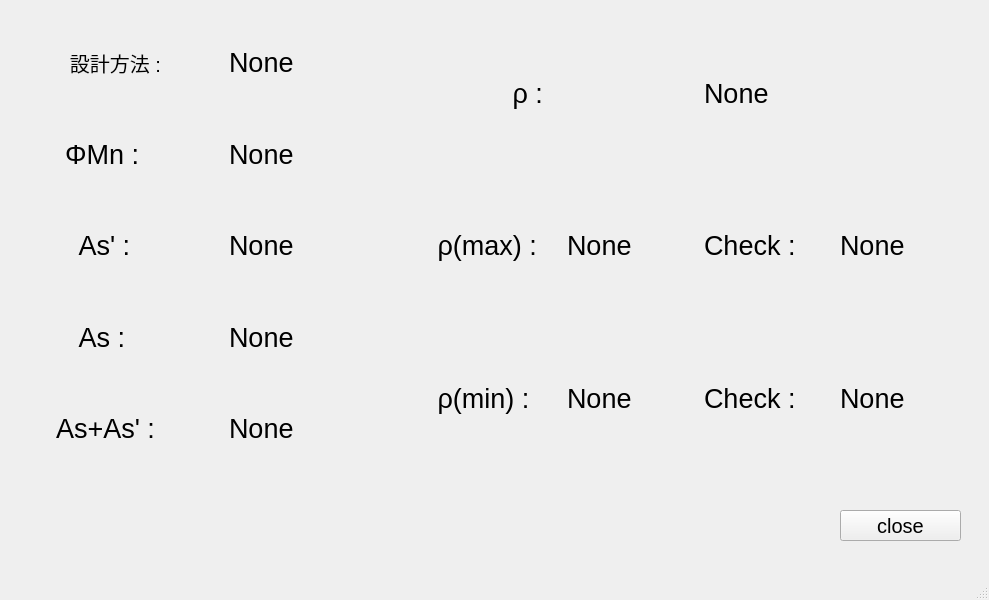
<?xml version="1.0" encoding="UTF-8"?>
<ui version="4.0">
 <class>MainWindow</class>
 <widget class="QMainWindow" name="MainWindow">
  <property name="geometry">
   <rect>
    <x>0</x>
    <y>0</y>
    <width>989</width>
    <height>600</height>
   </rect>
  </property>
  <property name="windowTitle">
   <string>MainWindow</string>
  </property>
  <widget class="QWidget" name="centralwidget">
   <widget class="QWidget" name="gridLayoutWidget">
    <property name="geometry">
     <rect>
      <x>20</x>
      <y>20</y>
      <width>411</width>
      <height>451</height>
     </rect>
    </property>
    <layout class="QGridLayout" name="gridLayout">
     <item row="3" column="0">
      <layout class="QVBoxLayout" name="verticalLayout_4">
       <item>
        <widget class="QLabel" name="label_7">
         <property name="font">
          <font>
           <pointsize>20</pointsize>
          </font>
         </property>
         <property name="text">
          <string>        As :</string>
         </property>
        </widget>
       </item>
      </layout>
     </item>
     <item row="0" column="0">
      <layout class="QGridLayout" name="gridLayout_2">
       <item row="0" column="0">
        <widget class="QLabel" name="label">
         <property name="font">
          <font>
           <pointsize>15</pointsize>
          </font>
         </property>
         <property name="text">
          <string>         設計方法 :</string>
         </property>
         <property name="margin">
          <number>-1</number>
         </property>
        </widget>
       </item>
      </layout>
     </item>
     <item row="2" column="0">
      <layout class="QGridLayout" name="gridLayout_5">
       <item row="0" column="0">
        <widget class="QLabel" name="label_3">
         <property name="font">
          <font>
           <pointsize>20</pointsize>
          </font>
         </property>
         <property name="text">
          <string>        As' :</string>
         </property>
        </widget>
       </item>
      </layout>
     </item>
     <item row="1" column="0">
      <layout class="QGridLayout" name="gridLayout_4">
       <item row="0" column="0">
        <widget class="QLabel" name="label_2">
         <property name="font">
          <font>
           <pointsize>20</pointsize>
          </font>
         </property>
         <property name="text">
          <string>      ΦMn :</string>
         </property>
        </widget>
       </item>
      </layout>
     </item>
     <item row="0" column="1">
      <layout class="QVBoxLayout" name="verticalLayout">
       <item>
        <widget class="QLabel" name="Design_way">
         <property name="font">
          <font>
           <pointsize>20</pointsize>
          </font>
         </property>
         <property name="text">
          <string>None</string>
         </property>
        </widget>
       </item>
      </layout>
     </item>
     <item row="1" column="1">
      <layout class="QVBoxLayout" name="verticalLayout_2">
       <item>
        <widget class="QLabel" name="Mn">
         <property name="font">
          <font>
           <pointsize>20</pointsize>
          </font>
         </property>
         <property name="text">
          <string>None</string>
         </property>
        </widget>
       </item>
      </layout>
     </item>
     <item row="2" column="1">
      <layout class="QVBoxLayout" name="verticalLayout_3">
       <item>
        <widget class="QLabel" name="As1">
         <property name="font">
          <font>
           <pointsize>20</pointsize>
          </font>
         </property>
         <property name="text">
          <string>None</string>
         </property>
        </widget>
       </item>
      </layout>
     </item>
     <item row="4" column="0">
      <layout class="QVBoxLayout" name="verticalLayout_5">
       <item>
        <widget class="QLabel" name="label_9">
         <property name="font">
          <font>
           <pointsize>20</pointsize>
          </font>
         </property>
         <property name="text">
          <string>     As+As' :</string>
         </property>
        </widget>
       </item>
      </layout>
     </item>
     <item row="3" column="1">
      <layout class="QVBoxLayout" name="verticalLayout_6">
       <item>
        <widget class="QLabel" name="As">
         <property name="font">
          <font>
           <pointsize>20</pointsize>
          </font>
         </property>
         <property name="text">
          <string>None</string>
         </property>
        </widget>
       </item>
      </layout>
     </item>
     <item row="4" column="1">
      <layout class="QVBoxLayout" name="verticalLayout_7">
       <item>
        <widget class="QLabel" name="As_As1">
         <property name="font">
          <font>
           <pointsize>20</pointsize>
          </font>
         </property>
         <property name="text">
          <string>None</string>
         </property>
        </widget>
       </item>
      </layout>
     </item>
    </layout>
   </widget>
   <widget class="QWidget" name="gridLayoutWidget_2">
    <property name="geometry">
     <rect>
      <x>430</x>
      <y>20</y>
      <width>541</width>
      <height>451</height>
     </rect>
    </property>
    <layout class="QGridLayout" name="gridLayout_3">
     <item row="1" column="1">
      <layout class="QHBoxLayout" name="horizontalLayout_2">
       <item>
        <widget class="QLabel" name="rho_max">
         <property name="font">
          <font>
           <pointsize>20</pointsize>
          </font>
         </property>
         <property name="text">
          <string>None</string>
         </property>
        </widget>
       </item>
      </layout>
     </item>
     <item row="1" column="2">
      <layout class="QHBoxLayout" name="horizontalLayout_4">
       <item>
        <widget class="QLabel" name="label_17">
         <property name="font">
          <font>
           <pointsize>20</pointsize>
          </font>
         </property>
         <property name="text">
          <string>Check :</string>
         </property>
        </widget>
       </item>
      </layout>
     </item>
     <item row="1" column="0">
      <layout class="QHBoxLayout" name="horizontalLayout">
       <item>
        <layout class="QVBoxLayout" name="verticalLayout_8">
         <item>
          <widget class="QLabel" name="label_12">
           <property name="font">
            <font>
             <pointsize>20</pointsize>
            </font>
           </property>
           <property name="text">
            <string> ρ(max) :</string>
           </property>
          </widget>
         </item>
        </layout>
       </item>
      </layout>
     </item>
     <item row="2" column="0">
      <layout class="QVBoxLayout" name="verticalLayout_9">
       <item>
        <widget class="QLabel" name="label_14">
         <property name="font">
          <font>
           <pointsize>20</pointsize>
          </font>
         </property>
         <property name="text">
          <string> ρ(min) :</string>
         </property>
        </widget>
       </item>
      </layout>
     </item>
     <item row="1" column="3">
      <layout class="QHBoxLayout" name="horizontalLayout_3">
       <item>
        <widget class="QLabel" name="ok_1">
         <property name="font">
          <font>
           <pointsize>20</pointsize>
          </font>
         </property>
         <property name="text">
          <string>None</string>
         </property>
        </widget>
       </item>
      </layout>
     </item>
     <item row="2" column="1">
      <layout class="QVBoxLayout" name="verticalLayout_10">
       <item>
        <widget class="QLabel" name="rho_min">
         <property name="font">
          <font>
           <pointsize>20</pointsize>
          </font>
         </property>
         <property name="text">
          <string>None</string>
         </property>
        </widget>
       </item>
      </layout>
     </item>
     <item row="2" column="2">
      <layout class="QVBoxLayout" name="verticalLayout_11">
       <item>
        <widget class="QLabel" name="label_18">
         <property name="font">
          <font>
           <pointsize>20</pointsize>
          </font>
         </property>
         <property name="text">
          <string>Check :</string>
         </property>
        </widget>
       </item>
      </layout>
     </item>
     <item row="2" column="3">
      <layout class="QVBoxLayout" name="verticalLayout_12">
       <item>
        <widget class="QLabel" name="ok_2">
         <property name="font">
          <font>
           <pointsize>20</pointsize>
          </font>
         </property>
         <property name="text">
          <string>None</string>
         </property>
        </widget>
       </item>
      </layout>
     </item>
     <item row="0" column="0" colspan="2">
      <layout class="QHBoxLayout" name="horizontalLayout_5">
       <item>
        <widget class="QLabel" name="label_11">
         <property name="font">
          <font>
           <pointsize>20</pointsize>
          </font>
         </property>
         <property name="text">
          <string>           ρ :</string>
         </property>
        </widget>
       </item>
      </layout>
     </item>
     <item row="0" column="2" colspan="2">
      <layout class="QVBoxLayout" name="verticalLayout_13">
       <item>
        <widget class="QLabel" name="rho">
         <property name="font">
          <font>
           <pointsize>20</pointsize>
          </font>
         </property>
         <property name="text">
          <string>None</string>
         </property>
        </widget>
       </item>
      </layout>
     </item>
    </layout>
   </widget>
   <widget class="QPushButton" name="pushButton">
    <property name="geometry">
     <rect>
      <x>840</x>
      <y>510</y>
      <width>121</width>
      <height>31</height>
     </rect>
    </property>
    <property name="font">
     <font>
      <pointsize>15</pointsize>
     </font>
    </property>
    <property name="text">
     <string>close</string>
    </property>
   </widget>
  </widget>
  <widget class="QMenuBar" name="menubar">
   <property name="geometry">
    <rect>
     <x>0</x>
     <y>0</y>
     <width>989</width>
     <height>26</height>
    </rect>
   </property>
  </widget>
  <widget class="QStatusBar" name="statusbar"/>
 </widget>
 <resources/>
 <connections/>
</ui>
